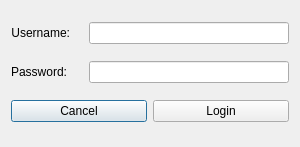
<?xml version="1.0" encoding="UTF-8"?>
<ui version="4.0">
 <class>AuthDialog</class>
 <widget class="QDialog" name="AuthDialog">
  <property name="geometry">
   <rect>
    <x>0</x>
    <y>0</y>
    <width>300</width>
    <height>147</height>
   </rect>
  </property>
  <property name="windowTitle">
   <string>OSMA Web Services Login</string>
  </property>
  <property name="layoutDirection">
   <enum>Qt::LeftToRight</enum>
  </property>
  <layout class="QVBoxLayout" name="verticalLayout">
   <item>
    <layout class="QHBoxLayout" name="horizontalLayout_3">
     <item>
      <widget class="QLabel" name="usernameLabel">
       <property name="layoutDirection">
        <enum>Qt::LeftToRight</enum>
       </property>
       <property name="text">
        <string>Username:</string>
       </property>
       <property name="alignment">
        <set>Qt::AlignRight|Qt::AlignTrailing|Qt::AlignVCenter</set>
       </property>
      </widget>
     </item>
     <item>
      <spacer name="horizontalSpacer">
       <property name="orientation">
        <enum>Qt::Horizontal</enum>
       </property>
       <property name="sizeHint" stdset="0">
        <size>
         <width>40</width>
         <height>20</height>
        </size>
       </property>
      </spacer>
     </item>
     <item>
      <widget class="QLineEdit" name="usernameLineEdit">
       <property name="minimumSize">
        <size>
         <width>200</width>
         <height>0</height>
        </size>
       </property>
      </widget>
     </item>
    </layout>
   </item>
   <item>
    <layout class="QHBoxLayout" name="horizontalLayout_2">
     <item>
      <widget class="QLabel" name="passwordLabel">
       <property name="text">
        <string>Password:</string>
       </property>
       <property name="alignment">
        <set>Qt::AlignRight|Qt::AlignTrailing|Qt::AlignVCenter</set>
       </property>
      </widget>
     </item>
     <item>
      <spacer name="horizontalSpacer_2">
       <property name="orientation">
        <enum>Qt::Horizontal</enum>
       </property>
       <property name="sizeHint" stdset="0">
        <size>
         <width>40</width>
         <height>20</height>
        </size>
       </property>
      </spacer>
     </item>
     <item>
      <widget class="QLineEdit" name="passwordLineEdit">
       <property name="minimumSize">
        <size>
         <width>200</width>
         <height>0</height>
        </size>
       </property>
       <property name="echoMode">
        <enum>QLineEdit::Password</enum>
       </property>
      </widget>
     </item>
    </layout>
   </item>
   <item>
    <layout class="QHBoxLayout" name="horizontalLayout">
     <item>
      <widget class="QPushButton" name="cancelPushButton">
       <property name="text">
        <string>Cancel</string>
       </property>
      </widget>
     </item>
     <item>
      <widget class="QPushButton" name="loginPushButton">
       <property name="text">
        <string>Login</string>
       </property>
      </widget>
     </item>
    </layout>
   </item>
  </layout>
 </widget>
 <tabstops>
  <tabstop>usernameLineEdit</tabstop>
  <tabstop>passwordLineEdit</tabstop>
  <tabstop>loginPushButton</tabstop>
  <tabstop>cancelPushButton</tabstop>
 </tabstops>
 <resources/>
 <connections/>
</ui>
